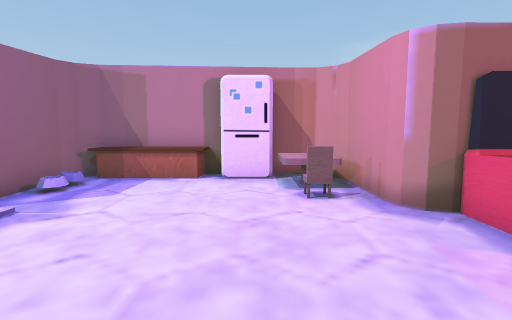
view 1 (above)

13 first-person views from a walk through a scene from a Unity 3-D project. The camera is 1.5 m above the floor, tilts 6° down and sees 85° across. The floor is counted in squares, 1 m on a side. Each view is taken from the middle of a square. On the plan, view 1 faces up. The plan holds only what a view shows up to about 14 squares ahead; the rest is blank. The place goes on beyond the plan. The player character is not drawn. Some animated figures are not drawn.

view 2
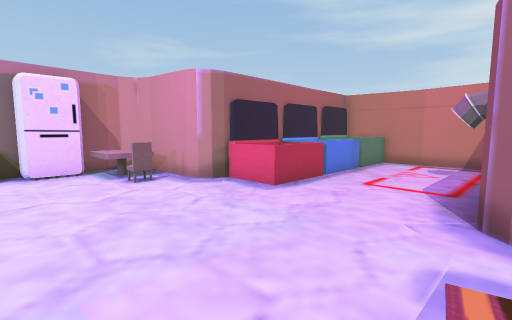

view 3
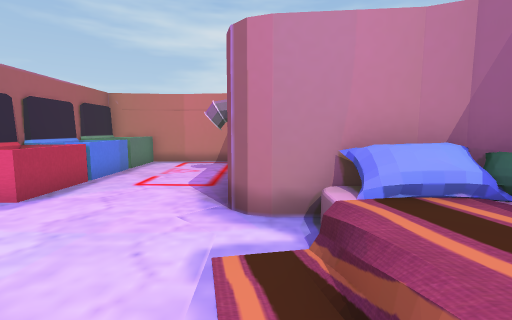

view 4
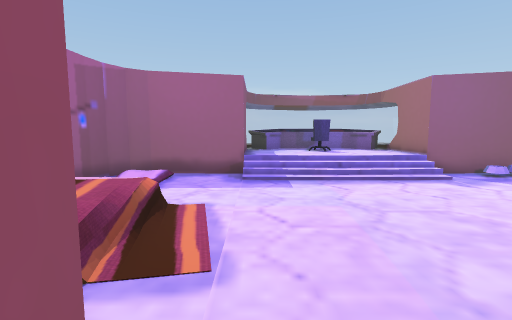

view 5
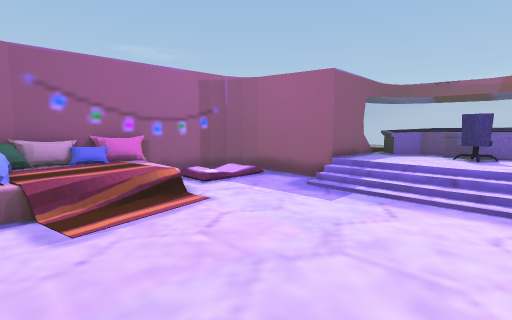

view 6
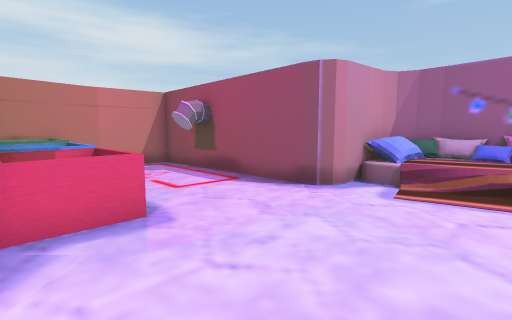

view 7
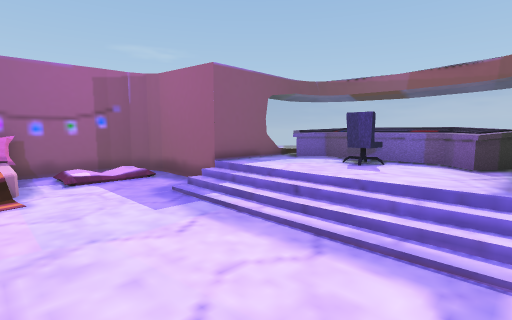

view 8
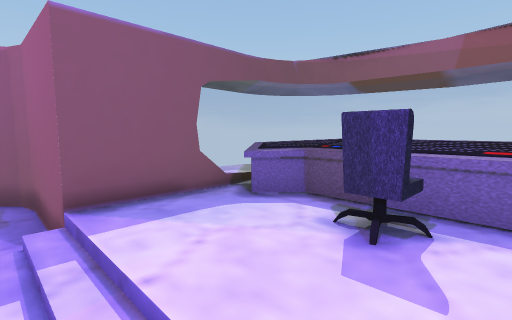

view 9
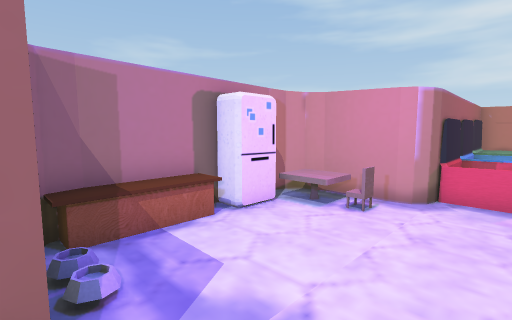

view 10
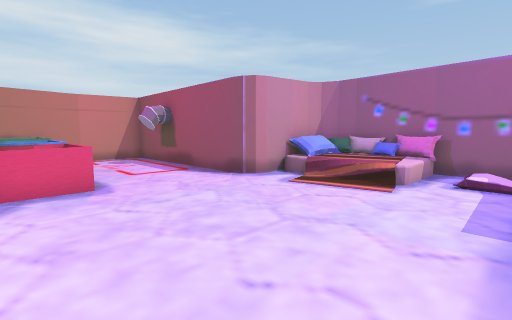

view 11
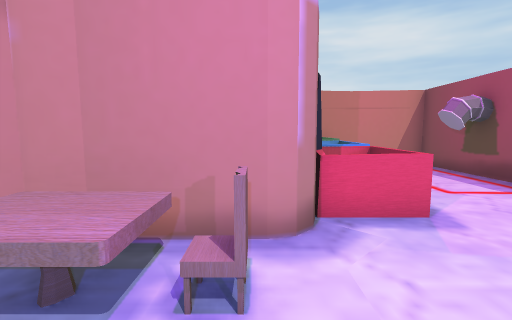

view 12
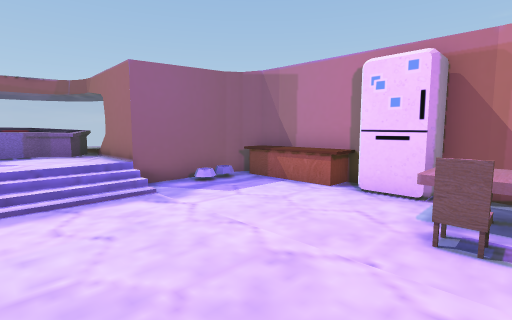

view 13
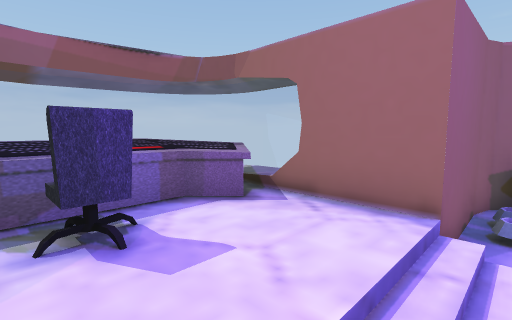

### Floor plan
Key: @ floor where view 1 was taken; # wall or solid block; . main floor; : floor 0.25 m higher than the main floor; + floor 0.75 m higher than the main floor; / step, stairs or slope; = window, fence, low wall or low ledge; ^ raised ledge; O other object.
Columns run from 11 left of view 1 to 12 right of it. Each row starts with its distance up from view 1.
 10       ########
  9      #^^^^OOO##
  8      #/.....^^#
  7      #/.....^^#
  6      #......O.#
  5  =O###/.......#O##O###O#
  4  OOO+//........O:OO:O:O#
  3 #OO++//........OOOOOOOO#
  2 #OOO+//................#
  1 #OO++//................#
  0  OO++//....@...........#
 -1  OO#+//............O#..#
 -2  ==###........##########
 -3      #....OOOO#
 -4      #///.OOOO#
 -5      #/ /.OOOO#
 -6      #####OOO##

Where each view was taken, in squares from view 1:
view 1: 0 up, 0 right, facing up
view 2: 2 down, 2 left, facing up-right
view 3: 2 down, 2 left, facing right
view 4: 1 down, 4 right, facing left
view 5: 3 up, 2 right, facing down-left
view 6: 5 up, 1 left, facing down-right
view 7: 5 up, 1 left, facing down-left
view 8: 3 up, 5 left, facing down-left
view 9: 3 up, 6 left, facing up-right
view 10: 5 up, 4 left, facing down-right
view 11: 6 up, 1 left, facing right
view 12: 2 up, 2 right, facing up-left
view 13: 1 up, 5 left, facing up-left
